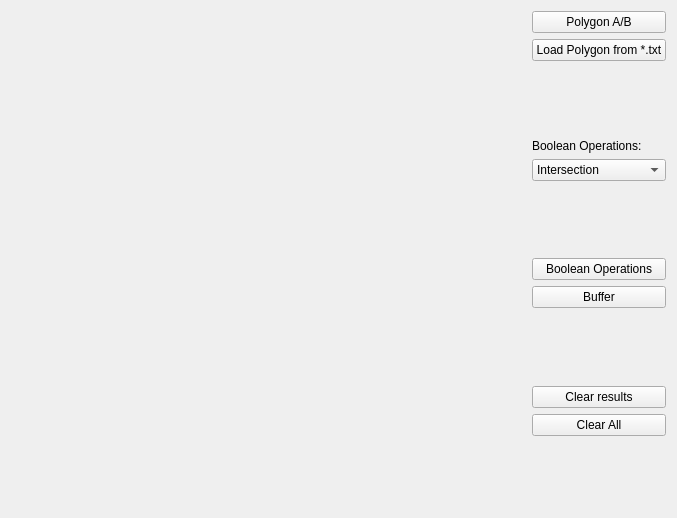
<?xml version="1.0" encoding="UTF-8"?>
<ui version="4.0">
 <class>Widget</class>
 <widget class="QWidget" name="Widget">
  <property name="geometry">
   <rect>
    <x>0</x>
    <y>0</y>
    <width>677</width>
    <height>518</height>
   </rect>
  </property>
  <property name="windowTitle">
   <string>Boolean Operations on Polygons</string>
  </property>
  <layout class="QHBoxLayout" name="horizontalLayout">
   <item>
    <widget class="Draw" name="Canvas" native="true">
     <property name="sizePolicy">
      <sizepolicy hsizetype="Preferred" vsizetype="Preferred">
       <horstretch>1</horstretch>
       <verstretch>1</verstretch>
      </sizepolicy>
     </property>
    </widget>
   </item>
   <item>
    <layout class="QVBoxLayout" name="verticalLayout">
     <item>
      <widget class="QPushButton" name="pushButton">
       <property name="text">
        <string>Polygon A/B</string>
       </property>
      </widget>
     </item>
     <item>
      <widget class="QPushButton" name="Import">
       <property name="text">
        <string>Load Polygon from *.txt</string>
       </property>
      </widget>
     </item>
     <item>
      <spacer name="verticalSpacer">
       <property name="orientation">
        <enum>Qt::Vertical</enum>
       </property>
       <property name="sizeHint" stdset="0">
        <size>
         <width>20</width>
         <height>40</height>
        </size>
       </property>
      </spacer>
     </item>
     <item>
      <widget class="QLabel" name="label">
       <property name="text">
        <string>&lt;html&gt;&lt;head/&gt;&lt;body&gt;&lt;p&gt;Boolean Operations:&lt;/p&gt;&lt;/body&gt;&lt;/html&gt;</string>
       </property>
      </widget>
     </item>
     <item>
      <widget class="QComboBox" name="comboBox">
       <item>
        <property name="text">
         <string>Intersection</string>
        </property>
       </item>
       <item>
        <property name="text">
         <string>Union</string>
        </property>
       </item>
       <item>
        <property name="text">
         <string>Difference A-B</string>
        </property>
       </item>
       <item>
        <property name="text">
         <string>Difference B-A</string>
        </property>
       </item>
      </widget>
     </item>
     <item>
      <spacer name="verticalSpacer_2">
       <property name="orientation">
        <enum>Qt::Vertical</enum>
       </property>
       <property name="sizeHint" stdset="0">
        <size>
         <width>20</width>
         <height>40</height>
        </size>
       </property>
      </spacer>
     </item>
     <item>
      <widget class="QPushButton" name="pushButton_2">
       <property name="text">
        <string>Boolean Operations</string>
       </property>
      </widget>
     </item>
     <item>
      <widget class="QPushButton" name="pushButton_5">
       <property name="text">
        <string>Buffer</string>
       </property>
      </widget>
     </item>
     <item>
      <spacer name="verticalSpacer_3">
       <property name="orientation">
        <enum>Qt::Vertical</enum>
       </property>
       <property name="sizeHint" stdset="0">
        <size>
         <width>20</width>
         <height>40</height>
        </size>
       </property>
      </spacer>
     </item>
     <item>
      <widget class="QPushButton" name="pushButton_3">
       <property name="text">
        <string>Clear results</string>
       </property>
      </widget>
     </item>
     <item>
      <widget class="QPushButton" name="pushButton_4">
       <property name="text">
        <string>Clear All</string>
       </property>
      </widget>
     </item>
     <item>
      <spacer name="verticalSpacer_4">
       <property name="orientation">
        <enum>Qt::Vertical</enum>
       </property>
       <property name="sizeHint" stdset="0">
        <size>
         <width>20</width>
         <height>40</height>
        </size>
       </property>
      </spacer>
     </item>
    </layout>
   </item>
  </layout>
 </widget>
 <layoutdefault spacing="6" margin="11"/>
 <customwidgets>
  <customwidget>
   <class>Draw</class>
   <extends>QWidget</extends>
   <header location="global">draw.h</header>
   <container>1</container>
  </customwidget>
 </customwidgets>
 <resources/>
 <connections/>
</ui>
